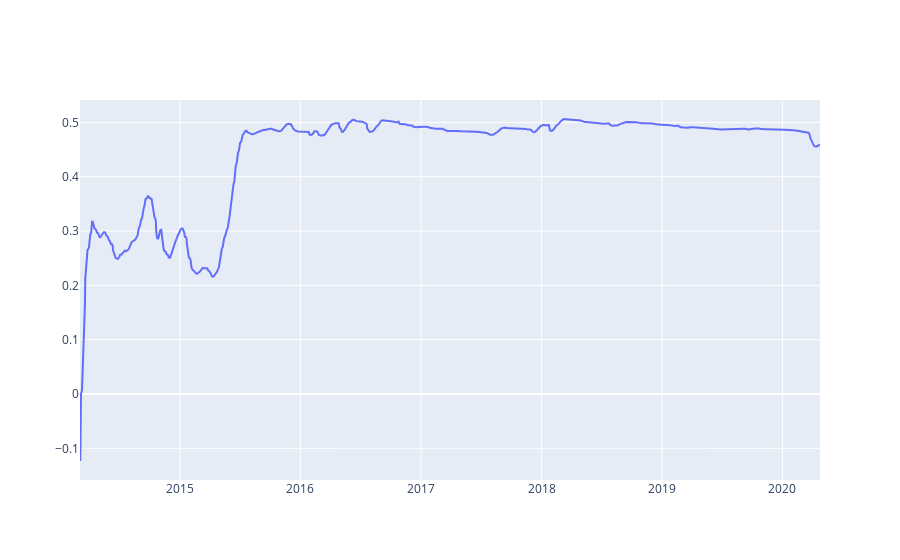
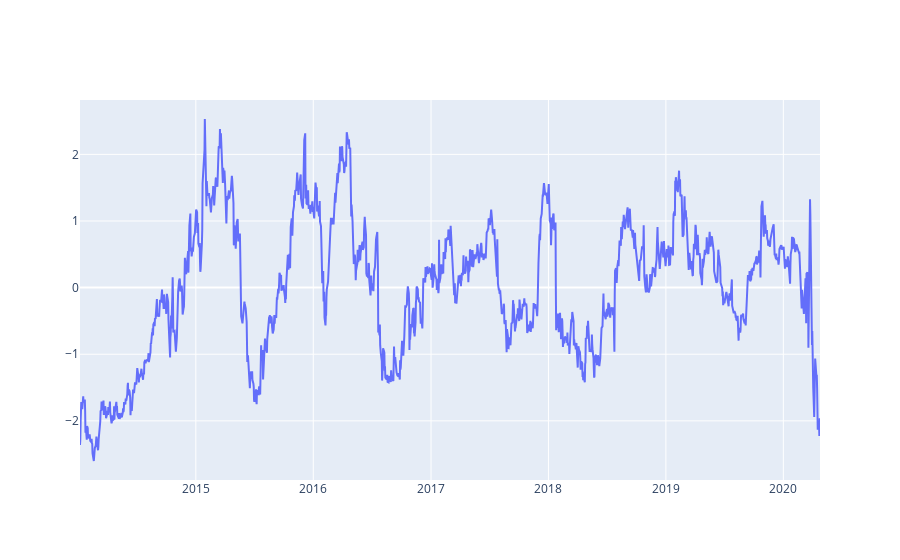
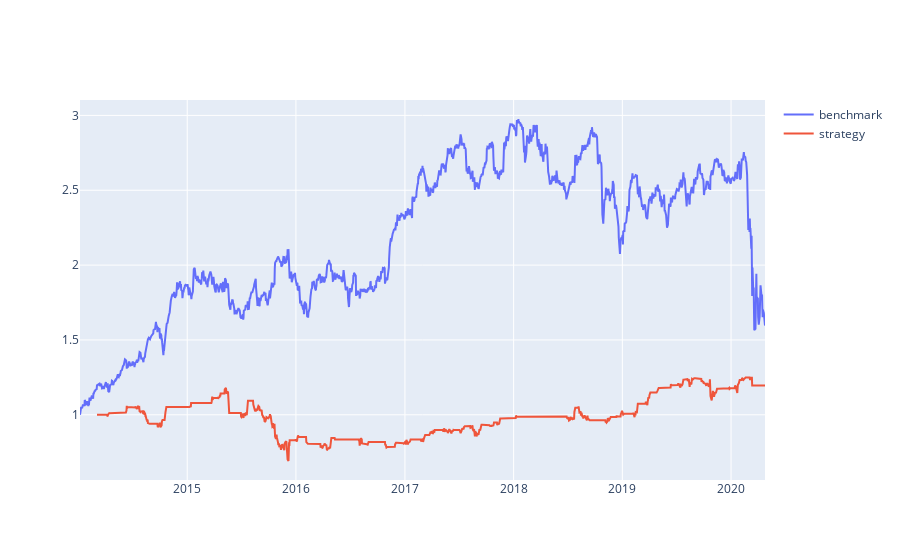

Notebook code cell kept with these figures, in order:
### Markdown cell above
## Trade

### Code cell
importlib.reload(base_fx)
importlib.reload(portfolio_fx)
importlib.reload(algos)

portfolio, mavg_zscore = algos.pair_trade_v2_with_hurst(settings, quotes)

### Figure 1 — Plotly figure (JSON) as saved in the notebook; plotly's stock layout.template omitted (floating-point values rounded to 4 significant figures; data arrays with more than 128 entries replaced by an {"elided": "..."} marker saying what was removed)
{"data": [{"mode": "lines", "name": "hursts", "type": "scatter", "x": {"elided": "1548 str values"}, "y": {"elided": "1548 float values"}}], "layout": {}}

### Figure 2 — Plotly figure (JSON) as saved in the notebook; plotly's stock layout.template omitted (floating-point values rounded to 4 significant figures; data arrays with more than 128 entries replaced by an {"elided": "..."} marker saying what was removed)
{"data": [{"mode": "lines", "name": "zscore", "type": "scatter", "x": {"elided": "1587 str values"}, "y": {"elided": "1587 float values"}}], "layout": {}}

### Figure 3 — Plotly figure (JSON) as saved in the notebook; plotly's stock layout.template omitted (floating-point values rounded to 4 significant figures; data arrays with more than 128 entries replaced by an {"elided": "..."} marker saying what was removed)
{"data": [{"mode": "lines", "name": "benchmark", "type": "scatter", "x": {"elided": "1587 str values"}, "y": {"elided": "1587 float values"}}, {"mode": "lines", "name": "strategy", "type": "scatter", "x": {"elided": "1548 str values"}, "y": {"elided": "1548 float values"}}], "layout": {}}
